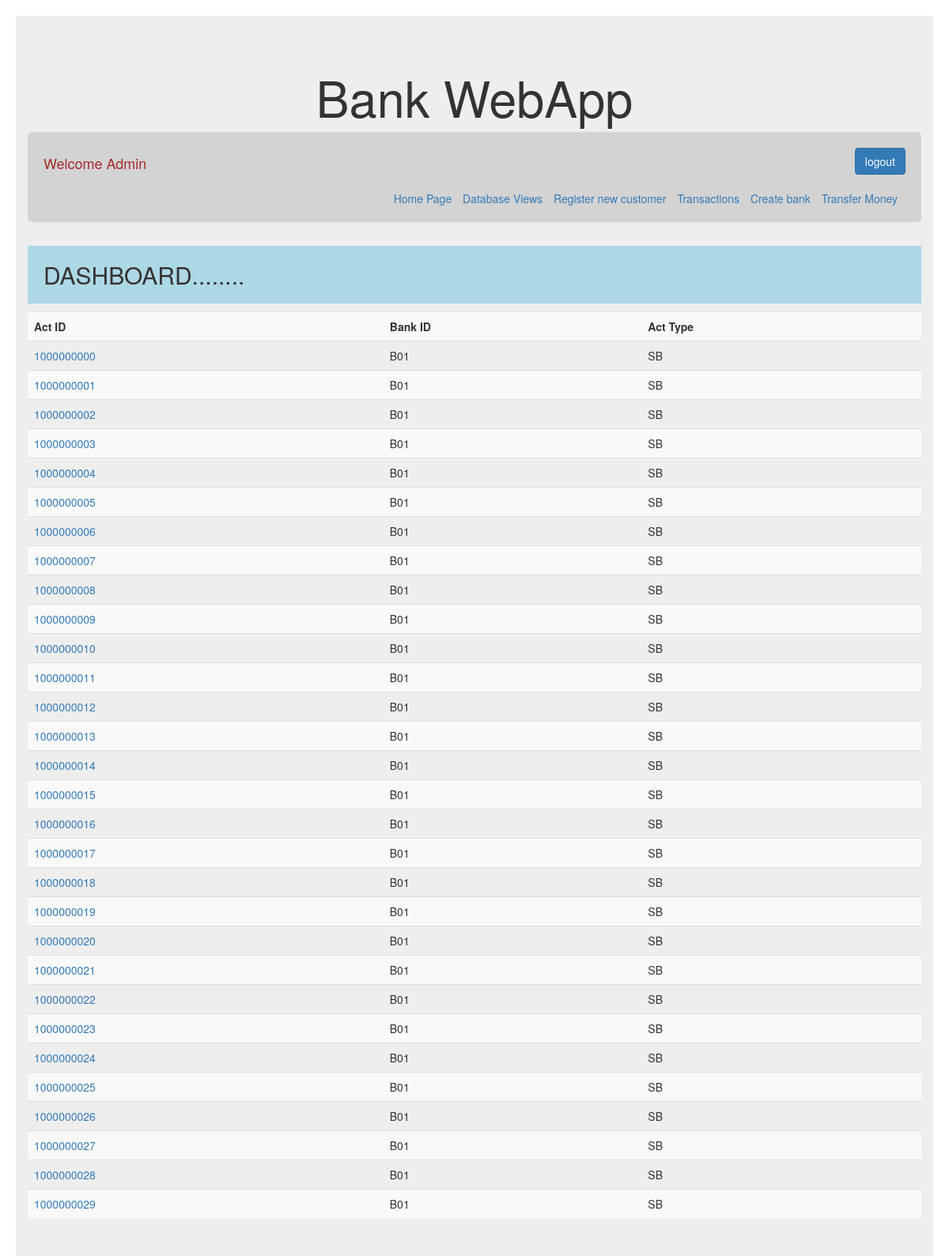
The page /bankWebApp/bank/B01/accounts/ (signed in) on the database its author committed.
### bankWebApp/models.py (models this page shows, shortened)
class account(models.Model):
    account_choices=(('SB', "Savings Bank Account"),
                     ('CA', "Current Account"),)
    act_id = models.IntegerField(primary_key=True)
    bank_id = models.ForeignKey(bank, on_delete=models.CASCADE)
    act_type=models.CharField(max_length=2, choices=account_choices)

class bank(models.Model):
    bank_id=models.CharField(max_length=3,primary_key=True)
    bank_name=models.CharField(max_length=20)
    bank_city=models.CharField(max_length=30)
    bank_ifsc=models.CharField(max_length=10)
    def __str__(self):
        return self.bank_id

### bankWebApp/views.py (the view)
# urls.py: url(r'^bank/(?P<bank_id>\w+)/accounts/$', views.accounts_based_details, name="account_details"),
@login_required
def accounts_based_details(request, bank_id):
    act_details = account.objects.all().filter(bank_id=bank_id)
    context = {"details": act_details}
    return render(
        request, "bankWebApp/account_based_details.html", context=context)

### bankWebApp/templates/bankWebApp/account_based_details.html
{%extends "bankWebApp/base.html"%}
{%block content%}
<table class="table table-striped">
   <tr>
        <th>Act ID</th>
        <th>Bank ID</th>
        <th>Act Type</th>
    </tr>
    {%for item in details%}
    <tr>
        <td><a href="{% url 'customer_details' item.act_id %}" >{{item.act_id}}</a></td>
        <td>{{item.bank_id}}</td>
        <td>{{item.act_type}}</td>
    </tr>
    {%endfor%}
</table>
{%endblock%}

### bankWebApp/templates/bankWebApp/base.html (shortened to what this page needs)
<!DOCTYPE html>
<html lang="en">
<head>
  <link rel="stylesheet" href="https://maxcdn.bootstrapcdn.com/bootstrap/3.3.7/css/bootstrap.min.css">
</head>
<body style="padding:20px 20px 20px 20px;">
    <div class="jumbotron">
        <h1 align="center">Bank WebApp</h1>
    <div class="container">
        <div class="jumbotron"  style="background-color:lightgrey;padding:20px 20px 20px 20px ">
        <h4 style="color:brown;text-transform:capitalize;float:left">Welcome {{request.user}}</h4>
        <div align="right" ><form method="POST" action="{% url 'logout'  %}" >{%csrf_token%}
            <input type="submit" class="btn btn-primary" value="logout"></form><br>
            <a href="{% url 'index' %}" style="padding-right:10px">Home Page</a>
            <a href="{% url 'bank_details' %}" style="padding-right:10px">Database Views</a>
            <a href="{% url 'new_customer' %}" style="padding-right:10px">Register new customer</a>
            <a href="{% url 'do_transaction' %}" style="padding-right:10px">Transactions</a>
            <a href="{% url 'add_new_bank' %}" style="padding-right:10px">Create bank</a>
            <a href="{% url 'transfer_money' %}" style="padding-right:10px">Transfer Money</a>
        </div>
        </div>
        <h2 style="background-color:lightblue;padding:20px 20px 20px 20px " width="100%">DASHBOARD........</h2>
        {% block content %}
        {%endblock%}
    </div>
 </div>
</body>
</html>

### rows shown on the page
account: act_id "1000000000", bank_id "B01", act_type "SB"
account: act_id "1000000001", bank_id "B01", act_type "SB"
account: act_id "1000000002", bank_id "B01", act_type "SB"
account: act_id "1000000003", bank_id "B01", act_type "SB"
account: act_id "1000000004", bank_id "B01", act_type "SB"
account: act_id "1000000005", bank_id "B01", act_type "SB"
account: act_id "1000000006", bank_id "B01", act_type "SB"
account: act_id "1000000007", bank_id "B01", act_type "SB"
account: act_id "1000000008", bank_id "B01", act_type "SB"
account: act_id "1000000009", bank_id "B01", act_type "SB"
account: act_id "1000000010", bank_id "B01", act_type "SB"
account: act_id "1000000011", bank_id "B01", act_type "SB"
account: act_id "1000000012", bank_id "B01", act_type "SB"
account: act_id "1000000013", bank_id "B01", act_type "SB"
account: act_id "1000000014", bank_id "B01", act_type "SB"
account: act_id "1000000015", bank_id "B01", act_type "SB"
account: act_id "1000000016", bank_id "B01", act_type "SB"
account: act_id "1000000017", bank_id "B01", act_type "SB"
account: act_id "1000000018", bank_id "B01", act_type "SB"
account: act_id "1000000019", bank_id "B01", act_type "SB"
account: act_id "1000000020", bank_id "B01", act_type "SB"
account: act_id "1000000021", bank_id "B01", act_type "SB"
account: act_id "1000000022", bank_id "B01", act_type "SB"
account: act_id "1000000023", bank_id "B01", act_type "SB"
account: act_id "1000000024", bank_id "B01", act_type "SB"
account: act_id "1000000025", bank_id "B01", act_type "SB"
account: act_id "1000000026", bank_id "B01", act_type "SB"
account: act_id "1000000027", bank_id "B01", act_type "SB"
account: act_id "1000000028", bank_id "B01", act_type "SB"
account: act_id "1000000029", bank_id "B01", act_type "SB"

### other values the page prints
{{ request.user }} "Admin"
